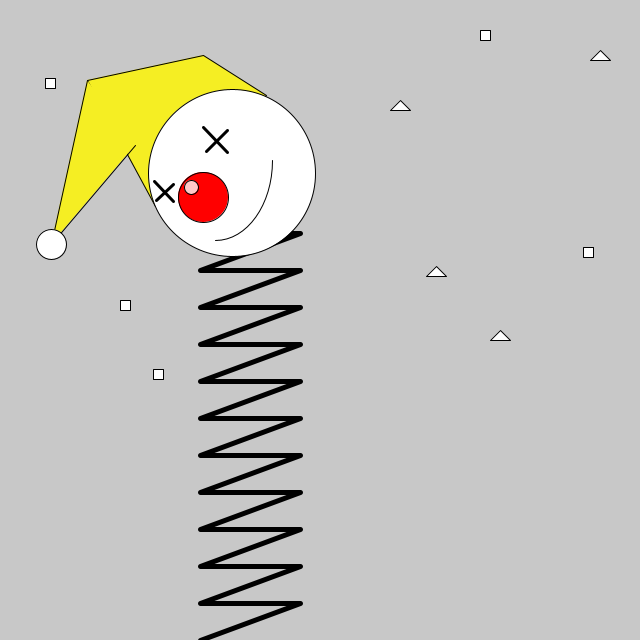
Frame 1 (no input)
Frame 60 (the mouse pressed at the canvas centre just before this capture): identical to frame 1, image omitted
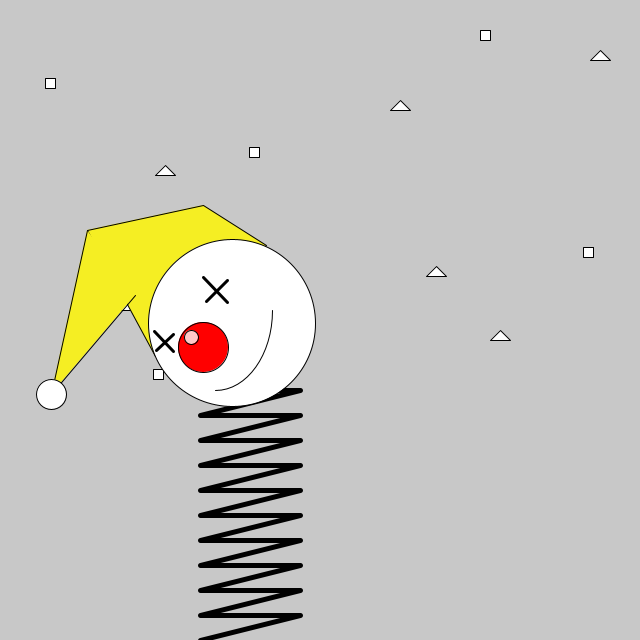
Frame 120 (the mouse held since frame 60 and released just before this capture)

The Processing sketch that drew these frames (run headless with seeded random() and noise(); from frame 60 on, the mouse is pressed at the canvas centre):

// Processing sketch: processing_72789
// ── processing_72789.pde


// 9/17/2012
// Intro to Creative Programming 2012
// Assignment 1
// written by August Park

int y =0;

//background
void setup(){
    size(640,640);
    smooth();
    strokeJoin(ROUND);
}

void draw(){
  background(200);
  if (mousePressed){
    y = mouseY-170;
  }
  
  // objects in background
  fill(255);
  strokeWeight(1);
  rect(480,30,10,10);
  rect(249,147,10,10);
  rect(45,78,10,10);
  rect(153,369,10,10);
  rect(583,247,10,10);
  rect(120,300,10,10);
  triangle(300+100,300-200,290+100,310-200,310+100,310-200);
  triangle(100+65,100+65,90+65,110+65,110+65,110+65);
  triangle(300-34+100+70,300-34,290-34+100+70,310-34,310-34+100+70,310-34);
  triangle(300+200,300+30,290+200,310+30,310+200,310+30);
  triangle(600,300-250,590,310-250,610,310-250);
  
  // hat
  fill(245,238,35);
  quad(155,206+y, 87,80+y, 203,55+y, 266,95+y);
  beginShape();
  vertex(87,80+y);
  vertex(51,244+y);
  vertex(135,145+y);
  endShape();
  fill(255);
  ellipse(51,244+y,30,30);
  
  //spring
  noFill();
  strokeWeight(5);
  beginShape();
  //vertex(261,250);
  //vertex(345,181);
  //vertex(285,259);
  //vertex(373,207);
  //vertex(289,274);
  //vertex(382,253);
  //vertex(292,291);
  //vertex(391,300);
  //vertex(293,328);
  //vertex(391,333);
  //vertex(291,351);
  //vertex(391,360);
  for (int i=0; i<12; i++){
    vertex(200,640-((450-y)/12*i));
    vertex(300,640-((450-y)/12*(i+1)));
  }
  
  endShape();
  fill(255);
  strokeWeight(1);
  
  //face
  ellipse(232,173+y,167,167);
  arc(215,160+y,114,160,0,HALF_PI);
  fill(255,0,0);
  ellipse(203,197+y,50,50); //nose
  fill(255,200,200);
  ellipse(191,187+y,14,14); //highlight
  
  //eyes
  strokeWeight(3);
  line(156,200+y,173,184+y);
  line(154,181+y,173,201+y);
  line(206,151+y,227,130+y);
  line(203,127+y,227,152+y);
  
}
